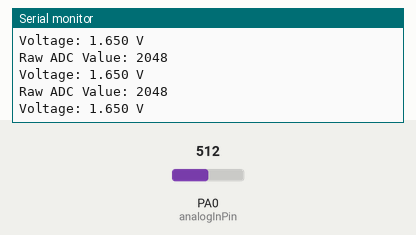
Recording of a sketch running on a simulated STM32 Blue Pill. On the bench: the last lines printed to the serial monitor. The inputs (shaded band) are chosen by the test bench; at power-on: PA0 (analogInPin) = 512 (analog values on the 0–1023 scale).

Above: at 1.3 s.
1.4 s: PA0 (analogInPin) set to 716
At 1.9 s:
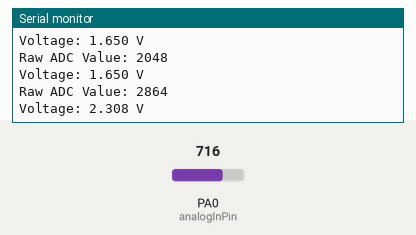
2.9 s: PA0 (analogInPin) set to 900
At 3.4 s:
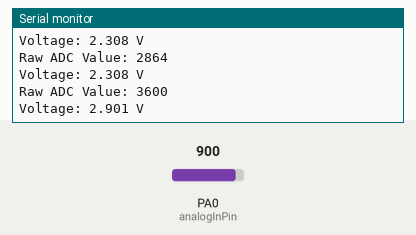
Timing chart, 0 to 5.9 s (numbered marks = the images above; inputs shaded):
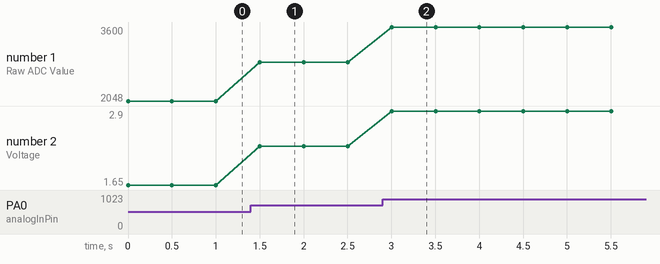

The sketch:

mp7227-adc.ino
```cpp
const int analogInPin = A0;

void setup() {

  Serial.begin(115200);

  pinMode(analogInPin, INPUT_ANALOG);

  analogReadResolution(12);


}

void loop() {

  int sensorValue = analogRead(analogInPin);

  Serial.print("Raw ADC Value: ");
  Serial.println(sensorValue);


  float voltage = sensorValue * (3.3 / 4095.0);
  Serial.print("Voltage: ");
  Serial.print(voltage, 3);
  Serial.println(" V");

  delay(500);
}
```

Measured:
- after the input at 1.4 s, the serial monitor: prints a new line after 0.10 s (image 1)
- after the input at 2.9 s, the serial monitor: prints a new line after 0.10 s (image 2)
- plotted number 1: 2048 → 2864 after the input at 1.4 s, 2864 → 3600 after the input at 2.9 s
- plotted number 2: 1.65 → 2.31 after the input at 1.4 s, 2.31 → 2.9 after the input at 2.9 s
